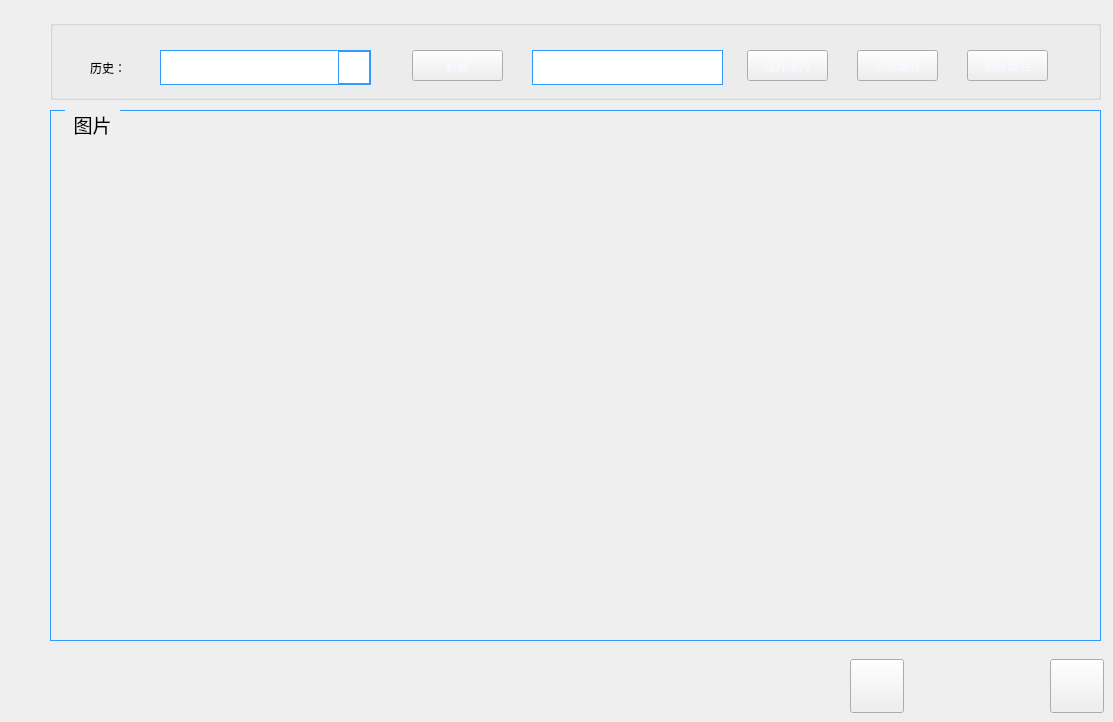
        <widget class="QWidget" name="page_22">
         <widget class="QGroupBox" name="groupBox_13">
          <property name="geometry">
           <rect>
            <x>50</x>
            <y>110</y>
            <width>1051</width>
            <height>531</height>
           </rect>
          </property>
          <property name="font">
           <font>
            <family>黑体</family>
            <pointsize>14</pointsize>
            <weight>50</weight>
            <italic>false</italic>
            <bold>false</bold>
            <kerning>true</kerning>
           </font>
          </property>
          <property name="styleSheet">
           <string notr="true">QGroupBox {
    font: 14pt &quot;黑体&quot;;
    margin-top: 1ex;
    border-width:1px;  
    border-style:solid;
    border-color: rgb(51, 153, 255);  
}

QGroupBox::title {
    subcontrol-origin: margin;
    subcontrol-position: top left;
    left:15px;      
    margin-left: 5px;
    margin-right: 5px;
    padding:1px;
}</string>
          </property>
          <property name="title">
           <string>图片</string>
          </property>
         </widget>
         <widget class="QPushButton" name="pushButton_33">
          <property name="geometry">
           <rect>
            <x>850</x>
            <y>659</y>
            <width>54</width>
            <height>54</height>
           </rect>
          </property>
          <property name="focusPolicy">
           <enum>Qt::NoFocus</enum>
          </property>
          <property name="styleSheet">
           <string notr="true">border-image: url(:/LCD_CS351/LCD_CS351/35_all/5.bmp);</string>
          </property>
          <property name="text">
           <string/>
          </property>
         </widget>
         <widget class="QPushButton" name="pushButton_32">
          <property name="geometry">
           <rect>
            <x>1050</x>
            <y>659</y>
            <width>54</width>
            <height>54</height>
           </rect>
          </property>
          <property name="focusPolicy">
           <enum>Qt::NoFocus</enum>
          </property>
          <property name="styleSheet">
           <string notr="true">border-image: url(:/LCD_CS351/LCD_CS351/logo/saves.bmp);</string>
          </property>
          <property name="text">
           <string/>
          </property>
          <property name="flat">
           <bool>false</bool>
          </property>
         </widget>
         <widget class="QGroupBox" name="groupBox_12">
          <property name="geometry">
           <rect>
            <x>50</x>
            <y>20</y>
            <width>1051</width>
            <height>80</height>
           </rect>
          </property>
          <property name="styleSheet">
           <string notr="true">QGroupBox {
    border-width:1px;  
    border-style:solid;
    border-color: rgb(51, 153, 255);  
};
</string>
          </property>
          <property name="title">
           <string/>
          </property>
          <widget class="QComboBox" name="comboBox">
           <property name="geometry">
            <rect>
             <x>110</x>
             <y>30</y>
             <width>211</width>
             <height>35</height>
            </rect>
           </property>
           <property name="focusPolicy">
            <enum>Qt::NoFocus</enum>
           </property>
           <property name="styleSheet">
            <string notr="true">QComboBox {
font: 14pt &quot;Arial&quot;;
border-width:1px; 
border-style:solid; 
border-color:rgb(51, 153, 255); 
margin-top: 0ex;
}
QComboBox::drop-down {
width:30px; 
border-width:1px; 
border-style:solid; 
border-color:rgb(51, 153, 255); 
}
QComboBox::down-arrow {
image: url(:/LCD_CS351/LCD_CS351/logo/arrow.png);
}
QComboBox QAbstractItemView{
height:50px;
border: 1px solid rgb(51, 153, 255); 
selection-background-color: rgb(51, 153, 255); 
}
QScrollBar:vertical{
width:30px;
border: 2px solid grey;
}
QComboBox QAbstractItemView::item{
height:20px;
}</string>
           </property>
           <property name="editable">
            <bool>false</bool>
           </property>
           <property name="maxVisibleItems">
            <number>10</number>
           </property>
          </widget>
          <widget class="QPushButton" name="pushButton_29">
           <property name="geometry">
            <rect>
             <x>697</x>
             <y>30</y>
             <width>81</width>
             <height>31</height>
            </rect>
           </property>
           <property name="focusPolicy">
            <enum>Qt::NoFocus</enum>
           </property>
           <property name="styleSheet">
            <string notr="true">border-image: url(:/LCD_CS351/LCD_CS351/35_all/67.bmp);
font: 14pt &quot;黑体&quot;;
color: rgb(248, 248, 255);</string>
           </property>
           <property name="text">
            <string>选择图片</string>
           </property>
           <property name="flat">
            <bool>false</bool>
           </property>
          </widget>
          <widget class="QPushButton" name="pushButton_30">
           <property name="geometry">
            <rect>
             <x>807</x>
             <y>30</y>
             <width>81</width>
             <height>31</height>
            </rect>
           </property>
           <property name="focusPolicy">
            <enum>Qt::NoFocus</enum>
           </property>
           <property name="styleSheet">
            <string notr="true">border-image: url(:/LCD_CS351/LCD_CS351/35_all/67.bmp);
font: 14pt &quot;黑体&quot;;
color: rgb(248, 248, 255);</string>
           </property>
           <property name="text">
            <string>添加螺栓</string>
           </property>
          </widget>
          <widget class="QPushButton" name="pushButton_31">
           <property name="geometry">
            <rect>
             <x>917</x>
             <y>30</y>
             <width>81</width>
             <height>31</height>
            </rect>
           </property>
           <property name="focusPolicy">
            <enum>Qt::NoFocus</enum>
           </property>
           <property name="styleSheet">
            <string notr="true">border-image: url(:/LCD_CS351/LCD_CS351/35_all/67.bmp);
font: 14pt &quot;黑体&quot;;
color: rgb(248, 248, 255);</string>
           </property>
           <property name="text">
            <string>删除螺栓</string>
           </property>
          </widget>
          <widget class="QLineEdit" name="lineEdit_pdmname">
           <property name="geometry">
            <rect>
             <x>482</x>
             <y>30</y>
             <width>191</width>
             <height>35</height>
            </rect>
           </property>
           <property name="focusPolicy">
            <enum>Qt::ClickFocus</enum>
           </property>
           <property name="styleSheet">
            <string notr="true">font: 14pt &quot;黑体&quot;;
border-width:1px; 
border-style:solid; 
border-color:rgb(51, 153, 255); 
margin-top: 0ex;</string>
           </property>
          </widget>
          <widget class="QLabel" name="label_69">
           <property name="geometry">
            <rect>
             <x>40</x>
             <y>30</y>
             <width>51</width>
             <height>35</height>
            </rect>
           </property>
           <property name="styleSheet">
            <string notr="true">font: 14pt &quot;黑体&quot;;</string>
           </property>
           <property name="text">
            <string>历史：</string>
           </property>
          </widget>
          <widget class="QPushButton" name="pushButton_36">
           <property name="geometry">
            <rect>
             <x>362</x>
             <y>30</y>
             <width>91</width>
             <height>31</height>
            </rect>
           </property>
           <property name="focusPolicy">
            <enum>Qt::NoFocus</enum>
           </property>
           <property name="styleSheet">
            <string notr="true">border-image: url(:/LCD_CS351/LCD_CS351/35_all/67.bmp);
font: 14pt &quot;黑体&quot;;
color: rgb(248, 248, 255);</string>
           </property>
           <property name="text">
            <string>新建</string>
           </property>
           <property name="flat">
            <bool>false</bool>
           </property>
          </widget>
         </widget>
         <widget class="QPushButton" name="pushButton_21">
          <property name="enabled">
           <bool>true</bool>
          </property>
          <property name="geometry">
           <rect>
            <x>950</x>
            <y>659</y>
            <width>54</width>
            <height>54</height>
           </rect>
          </property>
          <property name="focusPolicy">
           <enum>Qt::NoFocus</enum>
          </property>
          <property name="styleSheet">
           <string notr="true">border-image: url(:/LCD_CS351/LCD_CS351/logo/cancel.bmp);</string>
          </property>
          <property name="text">
           <string/>
          </property>
          <property name="flat">
           <bool>true</bool>
          </property>
         </widget>
        </widget>
